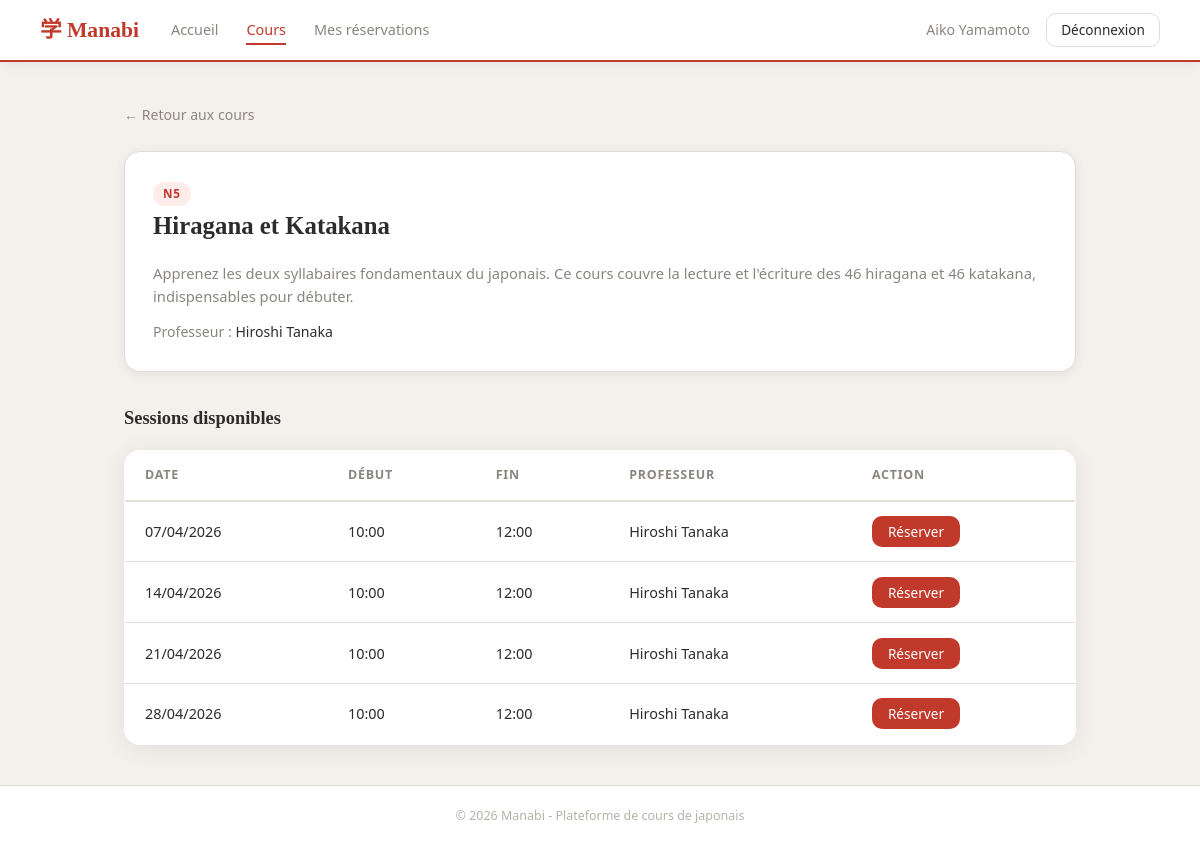
/index.php?page=cours&id=1 (signed in), run on the app's committed database.
### tables this page shows
CREATE TABLE `cours` (
  `id` int(11) NOT NULL,
  `intitule` varchar(100) NOT NULL,
  `niveau` varchar(5) DEFAULT NULL,
  `prof_id` int(11) NOT NULL,
  `description` text DEFAULT NULL
);

CREATE TABLE `users` (
  `id` int(11) NOT NULL,
  `nom` varchar(50) NOT NULL,
  `prenom` varchar(50) NOT NULL,
  `email` varchar(100) NOT NULL,
  `password` varchar(255) NOT NULL,
  `role` enum('admin','professeur','eleve') NOT NULL
);

CREATE TABLE `sessions` (
  `id` int(11) NOT NULL,
  `cours_id` int(11) NOT NULL,
  `prof_id` int(11) NOT NULL,
  `date_session` date NOT NULL,
  `heure_debut` time NOT NULL,
  `heure_fin` time NOT NULL
);

### models/cours.php (called while the page is built, shortened)
<?php
require_once __DIR__ . '/../config/database.php';
function getCoursById($id){
    global $pdo;
    $stmt = $pdo->prepare("SELECT cours.*, users.nom, users.prenom FROM cours JOIN users ON cours.prof_id = users.id WHERE cours.id = :id");
    $stmt->execute(array(':id' => $id));
    return $stmt->fetch();
}

### models/session.php (called while the page is built)
<?php
require_once __DIR__ . '/../config/database.php';
function getSessionsByCours($cours_id){
    global $pdo;
    $stmt = $pdo->prepare("SELECT sessions.*, users.nom, users.prenom FROM sessions JOIN users ON sessions.prof_id = users.id WHERE sessions.cours_id = :cours_id");
    $stmt->execute(array(':cours_id' => $cours_id));
    return $stmt->fetchAll();
}

### views/cours_detail.php (the view, shortened to what this page needs)
<?php require_once __DIR__ . '/layout/header.php'; ?>
    <a href="index.php?page=cours" class="retour-lien">← Retour aux cours</a>
    <div class="cours-detail-header">
        <span class="cours-card-niveau"><?= $cours['niveau'] ?></span>
        <h2><?= $cours['intitule'] ?></h2>
        <p style="margin: 0.75rem 0; color: var(--couleur-muted); font-size: 0.92rem;"><?= $cours['description'] ?></p>
        <div class="cours-detail-meta">
            <p>Professeur : <span><?= $cours['prenom'] . ' ' . $cours['nom'] ?></span></p>
        </div>
    </div>
    <h3 class="sessions-titre">Sessions disponibles</h3>
<?php if (empty($sessions)) : ?>
    <p>Aucune session planifiée pour ce cours.</p>
<?php else : ?>
    <table class="sessions-table">
        <thead>
        <tr>
            <th>Date</th>
            <th>Début</th>
            <th>Fin</th>
            <th>Professeur</th>
            <th>Action</th>
        </tr>
        </thead>
        <tbody>
        <?php foreach ($sessions as $session) : ?>
            <tr>
                <td><?= date('d/m/Y', strtotime($session['date_session'])) ?></td>
                <td><?= substr($session['heure_debut'], 0, 5) ?></td>
                <td><?= substr($session['heure_fin'], 0, 5) ?></td>
                <td><?= $session['prenom'] . ' ' . $session['nom'] ?></td>
                <td>
                    <form method="POST" action="index.php?page=reservations">
                        <button type="submit" class="btn-reserver">Réserver</button>
                    </form>
                </td>
            </tr>
        <?php endforeach; ?>
        </tbody>
    </table>
<?php endif; ?>
<?php require_once __DIR__ . '/layout/footer.php'; ?>

### assets/css/style.css (style rules this page uses)
:root { --couleur-principale: #c0392b; --couleur-sombre: #922b21; --couleur-texte: #2c2c2c; --couleur-fond: #f4f1ec; --couleur-blanc: #ffffff; --couleur-bordure: #e0ddd8; --couleur-erreur-bg: #fdecea; --couleur-erreur: #c0392b; --couleur-muted: #8a8580; --font-titre: 'Noto Serif JP', Georgia, serif; --font-corps: 'DM Sans', 'Segoe UI', sans-serif; --radius: 10px; --radius-lg: 16px; --ombre: 0 2px 12px rgba(0,0,0,0.07); --ombre-card: 0 4px 24px rgba(0,0,0,0.08); }
*, *::before, *::after { box-sizing: border-box; margin: 0; padding: 0; }
body { font-family: var(--font-corps); background-color: var(--couleur-fond); color: var(--couleur-texte); line-height: 1.6; min-height: 100vh; display: flex; flex-direction: column; }
a { color: var(--couleur-principale); text-decoration: none; }
.cours-card-niveau { display: inline-block; background: #fdecea; color: var(--couleur-principale); font-size: 0.73rem; font-weight: 600; letter-spacing: 0.06em; padding: 3px 10px; border-radius: 20px; align-self: flex-start; }
.retour-lien { display: inline-flex; align-items: center; gap: 0.3rem; font-size: 0.88rem; color: var(--couleur-muted); margin-bottom: 1.5rem; transition: color 0.2s; text-decoration: none; }
.cours-detail-header { background: var(--couleur-blanc); border-radius: var(--radius-lg); padding: 1.75rem; margin-bottom: 2rem; border: 1px solid var(--couleur-bordure); box-shadow: var(--ombre); }
.cours-detail-header h2 { font-family: var(--font-titre); font-size: 1.55rem; font-weight: 600; margin-bottom: 1rem; }
.cours-detail-meta { display: flex; flex-wrap: wrap; gap: 1.5rem; font-size: 0.88rem; color: var(--couleur-muted); }
.cours-detail-meta span { font-weight: 500; color: var(--couleur-texte); }
.sessions-titre { font-family: var(--font-titre); font-size: 1.15rem; font-weight: 600; margin-bottom: 1rem; }
.sessions-table { width: 100%; border-collapse: collapse; background: var(--couleur-blanc); border-radius: var(--radius-lg); overflow: hidden; box-shadow: var(--ombre-card); border: 1px solid var(--couleur-bordure); }
.sessions-table thead { background: var(--couleur-blanc); border-bottom: 2px solid var(--couleur-bordure); }
.sessions-table thead th { padding: 0.9rem 1.25rem; text-align: left; font-size: 0.78rem; font-weight: 600; letter-spacing: 0.06em; text-transform: uppercase; color: var(--couleur-muted); }
.sessions-table tbody tr { border-bottom: 1px solid var(--couleur-bordure); transition: background 0.15s; }
.sessions-table tbody tr:last-child { border-bottom: none; }
.sessions-table tbody td { padding: 0.9rem 1.25rem; font-size: 0.9rem; }
.btn-reserver { background: var(--couleur-principale); color: var(--couleur-blanc); border: none; border-radius: var(--radius); padding: 6px 16px; font-size: 0.85rem; font-family: var(--font-corps); font-weight: 500; cursor: pointer; transition: background 0.2s; }

### data on the page
cours: niveau "N5", intitule "Hiragana et Katakana", description "Apprenez les deux syllabaires fondamentaux du japonais. Ce cours couvre la lecture et l'écriture des 46 hiragana et 46 katakana, indispensables pour débuter.", prof.prenom "Hiroshi", prof.nom "Tanaka"
sessions: date_session "07/04/2026", heure_debut "10:00", heure_fin "12:00", prof.prenom "Hiroshi", prof.nom "Tanaka"
sessions: date_session "14/04/2026", heure_debut "10:00", heure_fin "12:00", prof.prenom "Hiroshi", prof.nom "Tanaka"
sessions: date_session "21/04/2026", heure_debut "10:00", heure_fin "12:00", prof.prenom "Hiroshi", prof.nom "Tanaka"
sessions: date_session "28/04/2026", heure_debut "10:00", heure_fin "12:00", prof.prenom "Hiroshi", prof.nom "Tanaka"

### other printed values
$_SESSION['prenom'] . ' ' . $_SESSION['nom'] "Aiko Yamamoto"
